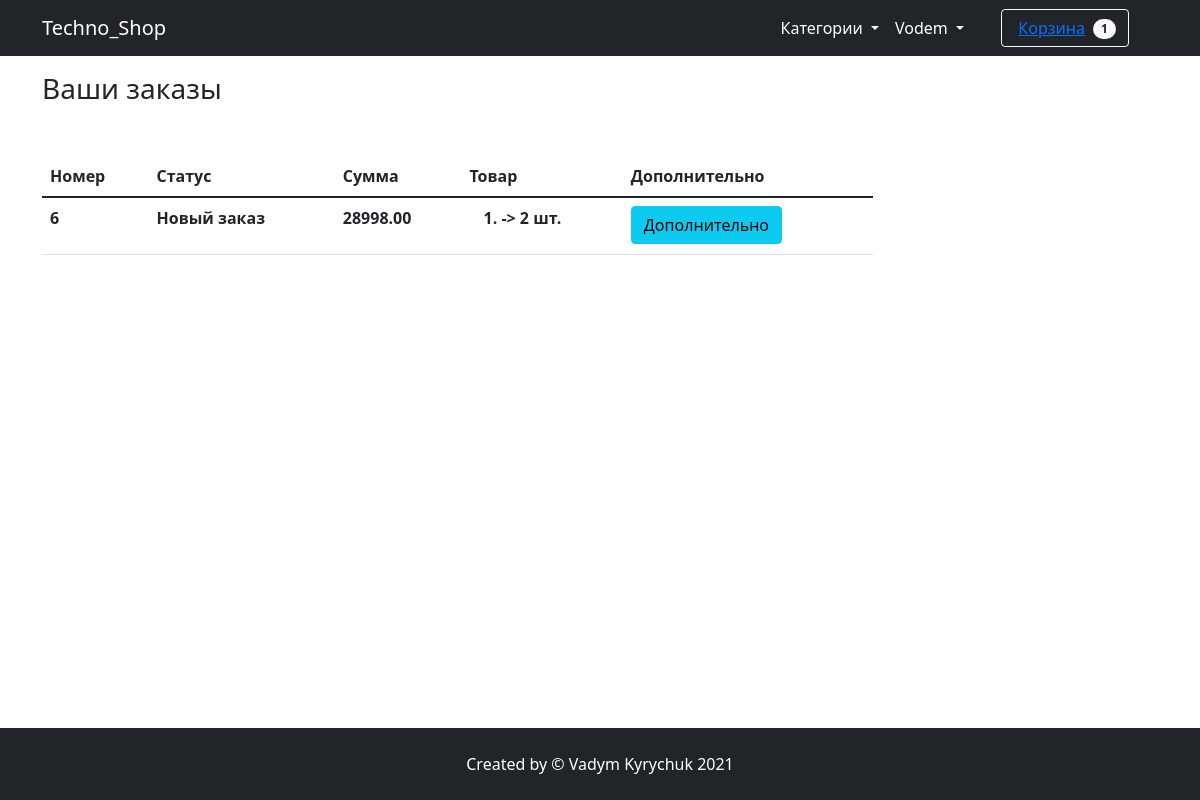
/profile/ (signed in), run on the app's committed database.
### webshop/models.py (models this page shows, shortened)
class Basket(models.Model):
    holder = models.ForeignKey('Customer', null=True, on_delete=models.CASCADE, verbose_name='Пользователь')
    products = models.ManyToManyField(BasketProduct, blank=True, related_name='related_basket')
    total_products = models.PositiveIntegerField(default=0)
    total_price = models.DecimalField(max_digits=12, default=0, decimal_places=2, verbose_name='Общая сумма')
    in_order = models.BooleanField(default=False)
    anonym_user = models.BooleanField(default=False)

class Order(models.Model):
    STATUS_NEW = 'new'
    STATUS_IN_PROC = 'in_process'
    STATUS_ON_THE_WAY = 'on_the_way'
    STATUS_COMPLETED = 'completed'
    DELIVERY_METHOD_SELF = 'self-pickup'
    DELIVERY_METHOD_DELIVERY = 'delivery'
    STATUS_CHOICE = (
        (STATUS_NEW, 'Новый заказ'),
        (STATUS_IN_PROC, "Обрабатывается менеджером"),
        (STATUS_ON_THE_WAY, "В пути"),
        (STATUS_COMPLETED, "Выполнен")
    )
    DELIVERY_CHOICE = (
        (DELIVERY_METHOD_SELF, 'Самовывоз'),
        (DELIVERY_METHOD_DELIVERY, 'Доставка')
    )
    customer = models.ForeignKey(Customer, verbose_name='Покупатель', on_delete=models.CASCADE, related_name='related_orders')
    first_name = models.CharField(max_length=255, verbose_name='Имя')
    last_name = models.CharField(max_length=255, verbose_name='Фамилия')
    phone = models.CharField(max_length=20, verbose_name='Номер телефона')
    basket = models.ForeignKey(Basket, verbose_name='Корзина', on_delete=models.CASCADE, null=True, blank=True)
    adress = models.CharField(max_length=1024, verbose_name='Адрес', null=True, blank=True)
    status = models.CharField(max_length=100, verbose_name='Статус заказа', choices=STATUS_CHOICE, default=STATUS_NEW)
    buy_type = models.CharField(max_length=100, verbose_name='Тип заказа', choices=DELIVERY_CHOICE, default=DELIVERY_METHOD_SELF)
    comment = models.TextField(verbose_name='Комментарий к заказу', null=True, blank=True)
    created_at = models.DateTimeField(auto_now=True, verbose_name="Дата создания заказа")
    order_date = models.DateField(verbose_name="Дата получения заказа", default=timezone.now)

class BasketProduct(models.Model):
    user = models.ForeignKey('Customer', verbose_name='Покупатель', on_delete=models.CASCADE)
    basket = models.ForeignKey('Basket', verbose_name='Корзина', on_delete=models.CASCADE,
                               related_name='related_basket')
    content = models.ForeignKey(ContentType, on_delete=models.CASCADE)
    object_id = models.PositiveIntegerField()
    cont_object = GenericForeignKey('content', 'object_id')
    quantity = models.PositiveIntegerField(default=1)
    total_price = models.DecimalField(max_digits=12, decimal_places=2, verbose_name='Общая сумма')

### webshop/views.py (the view)
# urls.py: path('profile/',  Profile.as_view(), name='profile'),
class Profile(CartMix, View):
    def get(self, request, *args, **kwargs):
        customer = Customer.objects.get(user=request.user)
        orders = Order.objects.filter(customer=customer).order_by('-created_at')
        categories = Category.objects.all()
        return render(request, 'profile.html', {'orders': orders, 'basket':self.basket, 'categories': categories})

### webshop/mixins.py (called while the page is built)
    def dispatch(self, request, *args, **kwargs):
        if request.user.is_authenticated:
            customer = Customer.objects.filter(user=request.user).first()
            if not customer:
                customer = Customer.objects.create(user=request.user)
            basket = Basket.objects.filter(holder=customer, in_order=False).first()
            if not basket:
                basket = Basket.objects.create(holder=customer)
        else:
            basket = Basket.objects.filter(anonym_user=True).first()
            if not basket:
                basket = Basket.objects.create(anonym_user = True)
        self.basket = basket
        return super().dispatch(request, *args, **kwargs)

### templates/profile.html (shortened to what this page needs)
{% extends 'base.html' %}
{% block content %}
    <h3 class="mb-3 mt-3"> Ваши заказы </h3>
    {% if not orders.count %}
        <div class="col-md-12" style="margin-top: 300px;margin-bottom: 300px">
            <h3>У вас еще нет заказов <a href="{% url 'base' %}">Сделайте свой первый заказ</a></h3>
        </div>
    {% else %}
        <div class="col-md-12" style="margin-bottom: 250px; margin-top: 50px">
            <table class="table">
                <thead>
                <th scope="col">Номер</th>
                <th scope="col">Статус</th>
                <th scope="col">Сумма</th>
                <th scope="col">Товар</th>
                <th scope="col">Дополнительно</th>
                </thead>
                <tbody>
                {% for order in orders %}
                    <tr>
                        <th scope="row">{{ order.id }}</th>
                        <th scope="row">{{ order.get_status_display }}</th>
                        <th scope="row">{{ order.basket.total_price }}</th>
                        <th>
                            <ol>
                                {% for item in order.basket.products.all %}
                                    <li>{{ item.product.name_product }} -> {{ item.quantity }} шт.</li>
                                {% endfor %}
                            </ol>
                        </th>
                        <td>
                            <button class="btn btn-info" data-bs-toggle="modal" data-bs-target="#exampleModal-{{ order.id }}">
                                Дополнительно
                            </button>
                        </td>
                    </tr>
                {% endfor %}
                </tbody>
            </table>
        </div>
    {% endif %}
{% endblock %}

### templates/base.html (shortened to what this page needs)
<!DOCTYPE html>
<html lang="en" style="height: 100%">
<head>
    {% load static %}
    <link rel="stylesheet" href="{% static 'bootstrap.min.css' %}">
</head>
<nav class="navbar navbar-expand-lg navbar-dark bg-dark">
    <div class="container">
        <a class="navbar-brand" href="{% url 'base' %}">Techno_Shop</a>
        <div class="collapse navbar-collapse" id="navbarNavDarkDropdown" style="justify-content: flex-end">
            <ul class="navbar-nav">
                <li class="nav-item dropdown">
                    <a class="nav-link dropdown-toggle" href="#" id="navbarDarkDropdownMenuLink" role="button"
                       data-bs-toggle="dropdown" aria-expanded="false" style="color: white">
                        Категории
                    </a>
                </li>
            <div class="col-md-2" style="display: flex">
            <li class="nav-item">
                {% if request.user.is_authenticated %}
                    <div class="collapse navbar-collapse" id="navbarNavDarkDropdown" style="justify-content: flex-end">
            <ul class="navbar-nav">
                <li class="nav-item dropdown">
                    <a class="nav-link dropdown-toggle" href="#" id="navbarDarkDropdownMenuLink" role="button"
                       data-bs-toggle="dropdown" aria-expanded="false" style="color: white">
                        {{ request.user.username }}
                    </a>
                </li>
            </ul>
                {% endif %}
            </li>
            </div>
            </ul>
        </div>
        <div class="col-md-2" id="navbarResponsive" style="justify-content: flex-end">
            <ul class="navbar-nav" style="justify-content: center">
                <li class="nav-item ">
                    <form class="d-flex">
                        <button class="btn btn-outline-light" type="submit">
                            <a href="{% url 'basket' %}">Корзина</a>
                            <span class="badge bg-light text-dark ms-1 rounded-pill">{{ basket.products.count }}</span>
                        </button>
                    </form>
                </li>
            </ul>
        </div>
    </div>
</nav>
<body style="height: 100%;display: flex;flex-direction: column">
<div class="container" style="flex:1 0 auto ">
    <div class="row">
        <div class="col-lg-9">
            {% block content %}{% endblock content %}
        </div>
</div>
</div>
</body>
<footer class="py-4 bg-dark" style="flex-shrink: 0">
    <div class="container"><p class="m-0 text-center text-white">Created by &copy; Vadym Kyrychuk 2021</p></div>
</footer>
<link href="https://cdn.jsdelivr.net/npm/bootstrap@5.1.3/dist/css/bootstrap.min.css" rel="stylesheet"
>
</html>

### data on the page
Basket: products.count "1"
Order: id "6", status "Новый заказ", basket.total_price "28998.00"
BasketProduct: quantity "2"

### other printed values
{{ request.user.username }} "Vodem"
